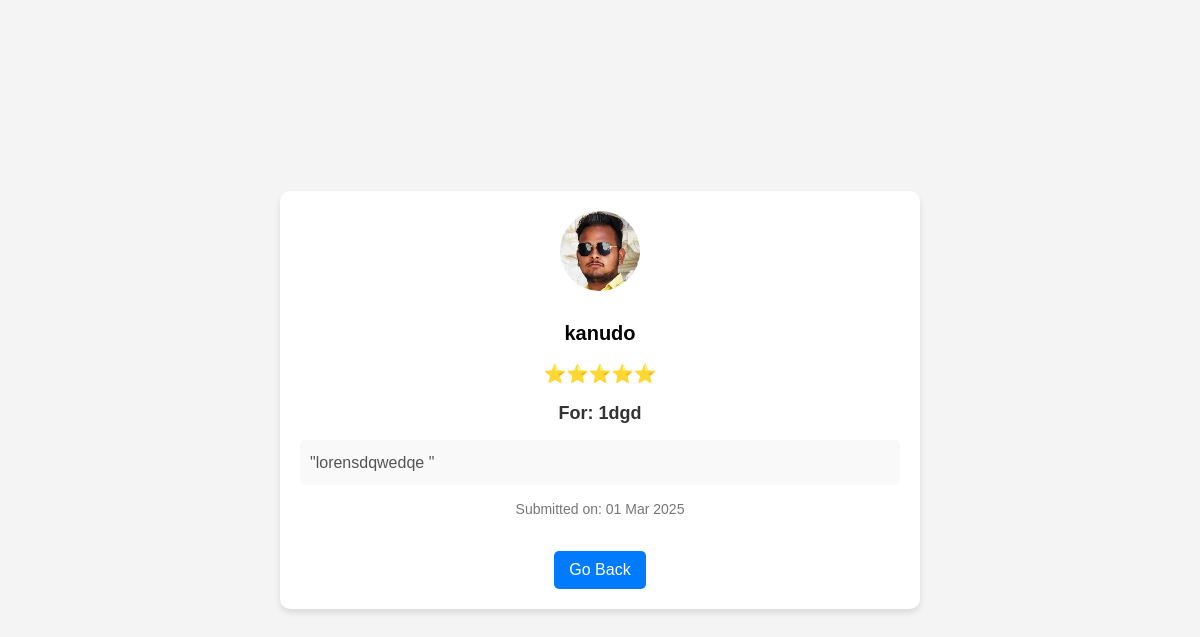
Screenshot of /admin/viewfeedback.php?fid=10 with the database file from the repository.
### tables this page shows
CREATE TABLE IF NOT EXISTS `feedback` (
  `fid` int NOT NULL AUTO_INCREMENT,
  `uid` int NOT NULL,
  `vid` int NOT NULL,
  `rating` int DEFAULT NULL,
  `comment` text,
  `created_at` timestamp NULL DEFAULT CURRENT_TIMESTAMP,
  PRIMARY KEY (`fid`)
);

CREATE TABLE IF NOT EXISTS `reguser` (
  `uid` int NOT NULL AUTO_INCREMENT,
  `profile_picture` varchar(255) NOT NULL,
  `name` varchar(50) NOT NULL,
  `mnumber` bigint NOT NULL,
  `email` varchar(50) NOT NULL,
  `password` varchar(255) NOT NULL,
  `DOB` date NOT NULL,
  `gender` varchar(255) NOT NULL,
  `state` varchar(255) NOT NULL,
  `address_type` varchar(255) NOT NULL,
  `pincode` bigint DEFAULT NULL,
  `address` varchar(255) NOT NULL,
  `aadhar_number` int NOT NULL,
  `aadhar_file` varchar(100) NOT NULL,
  `license_number` varchar(100) NOT NULL,
  `license_file` varchar(100) NOT NULL,
  `token` varchar(255) DEFAULT NULL,
  `reset_otp` varchar(255) DEFAULT NULL,
  `reset_expiry` datetime DEFAULT NULL,
  `is_verified` tinyint(1) DEFAULT NULL,
  `created_at` timestamp NOT NULL DEFAULT CURRENT_TIMESTAMP,
  PRIMARY KEY (`uid`)
);

CREATE TABLE IF NOT EXISTS `car_list` (
  `vid` int NOT NULL AUTO_INCREMENT,
  `cname` varchar(255) NOT NULL,
  `modal` int NOT NULL,
  `chprice` int NOT NULL,
  `price` int NOT NULL,
  `no_plate` varchar(255) NOT NULL,
  `brand` varchar(255) NOT NULL,
  `image` varchar(255) NOT NULL,
  `seat` int NOT NULL,
  `fual` varchar(255) NOT NULL,
  `door` int NOT NULL,
  `en_power` varchar(255) NOT NULL,
  `en_type` varchar(255) NOT NULL,
  `break_type` varchar(255) NOT NULL,
  `fual_capacity` int NOT NULL,
  `mileage` int NOT NULL,
  `status` int NOT NULL,
  `accessories` varchar(255) NOT NULL,
  PRIMARY KEY (`vid`)
);

### admin/viewfeedback.php (the view, shortened to what this page needs)
<?php
include "include/config.php";
$fid = $_GET['fid'];
$sql = "SELECT f.fid, f.rating, f.comment, f.created_at, c.cname, u.name, u.profile_picture
        FROM feedback f
        JOIN car_list c ON f.vid = c.vid
        JOIN reguser u ON f.uid = u.uid
        WHERE f.fid = ?";
$stmt = mysqli_prepare($conn, $sql);
mysqli_stmt_bind_param($stmt, "i", $fid);
mysqli_stmt_execute($stmt);
$result = mysqli_stmt_get_result($stmt);
$feedback = mysqli_fetch_assoc($result);
?>
<!DOCTYPE html>
<html lang="en">
<head>
    <link rel="stylesheet" href="css/fontawesome.min.css">
</head>
<body>
    <div class="container">
        <img src="../<?php echo $feedback['profile_picture']; ?>" alt="<?php echo $feedback['name']; ?>" class="avatar">
        <h2 class="name"><?php echo $feedback['name']; ?></h2>
        <p class="stars"><?php echo str_repeat("⭐", $feedback['rating']); ?></p>
        <p class="car-name">For: <?php echo $feedback['cname']; ?></p>
        <p class="comment">"<?php echo $feedback['comment']; ?>"</p>
        <p class="date">Submitted on: <?php echo date("d M Y", strtotime($feedback['created_at'])); ?></p>
        <a href="manage_feedback.php" class="back-btn">Go Back</a>
    </div>
</body>
</html>

### admin/viewfeedback.php (style rules this page uses)
body { font-family: Arial, sans-serif; background-color: #f4f4f4; margin: 0; padding: 0; display: flex; justify-content: center; align-items: center; height: 100vh; }
.container { width: 50%; background: white; padding: 20px; border-radius: 10px; box-shadow: 0 4px 6px rgba(0, 0, 0, 0.1); text-align: center; }
.avatar { width: 80px; height: 80px; border-radius: 50%; margin-bottom: 10px; }
.name { font-size: 20px; font-weight: bold; }
.stars { font-size: 18px; color: gold; }
.car-name { font-size: 18px; font-weight: bold; color: #333; margin: 10px 0; }
.comment { font-size: 16px; color: #555; line-height: 1.6; background: #f9f9f9; padding: 10px; border-radius: 5px; text-align: justify; word-wrap: break-word; }
.date { font-size: 14px; color: #777; margin-top: 15px; }
.back-btn { display: inline-block; margin-top: 20px; padding: 10px 15px; background: #007bff; color: white; text-decoration: none; border-radius: 5px; transition: 0.3s; }
.container img { object-fit: scale-down; object-fit: cover; }

### rows the page displays
feedback: uid.profile_picture (picture), uid.name "kanudo", rating "⭐⭐⭐⭐⭐", vid.cname "1dgd", comment "lorensdqwedqe", created_at "01 Mar 2025"
